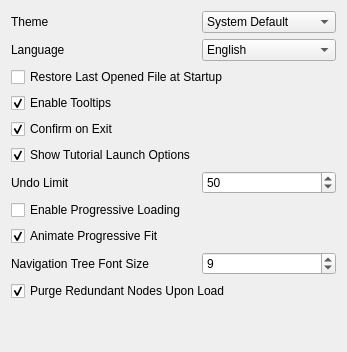
     <widget class="QWidget" name="tabGeneral">
      <attribute name="title">
       <string>General</string>
      </attribute>
      <layout class="QGridLayout" name="gridLayout_17">
       <item row="0" column="0">
        <layout class="QGridLayout" name="gridLayout_2">
         <item row="3" column="0" colspan="2">
          <widget class="QCheckBox" name="checkRestoreLastFile">
           <property name="text">
            <string>Restore Last Opened File at Startup</string>
           </property>
          </widget>
         </item>
         <item row="7" column="0">
          <widget class="QLabel" name="labelUndoLimit">
           <property name="text">
            <string>Undo Limit</string>
           </property>
          </widget>
         </item>
         <item row="4" column="0">
          <widget class="QCheckBox" name="checkTooltips">
           <property name="text">
            <string>Enable Tooltips</string>
           </property>
           <property name="checked">
            <bool>true</bool>
           </property>
          </widget>
         </item>
         <item row="5" column="0">
          <widget class="QCheckBox" name="checkConfirmExit">
           <property name="text">
            <string>Confirm on Exit</string>
           </property>
           <property name="checked">
            <bool>true</bool>
           </property>
          </widget>
         </item>
         <item row="0" column="1">
          <widget class="QComboBox" name="comboBoxTheme">
           <property name="sizePolicy">
            <sizepolicy hsizetype="Expanding" vsizetype="Fixed">
             <horstretch>0</horstretch>
             <verstretch>0</verstretch>
            </sizepolicy>
           </property>
           <item>
            <property name="text">
             <string>System Default</string>
            </property>
           </item>
           <item>
            <property name="text">
             <string>Light</string>
            </property>
           </item>
           <item>
            <property name="text">
             <string>Dark</string>
            </property>
           </item>
           <item>
            <property name="text">
             <string>Dark Orange</string>
            </property>
           </item>
           <item>
            <property name="text">
             <string>Dracula</string>
            </property>
           </item>
           <item>
            <property name="text">
             <string>Eclippy</string>
            </property>
           </item>
           <item>
            <property name="text">
             <string>Gruvbox Fusion</string>
            </property>
           </item>
           <item>
            <property name="text">
             <string>Light Gray</string>
            </property>
           </item>
           <item>
            <property name="text">
             <string>Manjaroness</string>
            </property>
           </item>
           <item>
            <property name="text">
             <string>Material Dark</string>
            </property>
           </item>
           <item>
            <property name="text">
             <string>Monokai</string>
            </property>
           </item>
           <item>
            <property name="text">
             <string>Nord Fusion</string>
            </property>
           </item>
           <item>
            <property name="text">
             <string>One Dark</string>
            </property>
           </item>
           <item>
            <property name="text">
             <string>Solarized Dark</string>
            </property>
           </item>
           <item>
            <property name="text">
             <string>Solarized Light</string>
            </property>
           </item>
           <item>
            <property name="text">
             <string>Takezo</string>
            </property>
           </item>
           <item>
            <property name="text">
             <string>Tokyo Night Fusion</string>
            </property>
           </item>
          </widget>
         </item>
         <item row="1" column="0">
          <widget class="QLabel" name="labelLanguage">
           <property name="sizePolicy">
            <sizepolicy hsizetype="Minimum" vsizetype="Preferred">
             <horstretch>0</horstretch>
             <verstretch>0</verstretch>
            </sizepolicy>
           </property>
           <property name="text">
            <string>Language</string>
           </property>
          </widget>
         </item>
         <item row="1" column="1">
          <widget class="QComboBox" name="comboBoxLanguage">
           <property name="sizePolicy">
            <sizepolicy hsizetype="Expanding" vsizetype="Fixed">
             <horstretch>0</horstretch>
             <verstretch>0</verstretch>
            </sizepolicy>
           </property>
           <item>
            <property name="text">
             <string>English</string>
            </property>
           </item>
           <item>
            <property name="text">
             <string>French</string>
            </property>
           </item>
           <item>
            <property name="text">
             <string>German</string>
            </property>
           </item>
           <item>
            <property name="text">
             <string>Spanish</string>
            </property>
           </item>
           <item>
            <property name="text">
             <string>Italian</string>
            </property>
           </item>
          </widget>
         </item>
         <item row="7" column="1">
          <widget class="QSpinBox" name="spinBoxUndoLimit">
                      <property name="toolTip">
            <string>Maximum number of undo steps kept in history</string>
           </property>
           <property name="frame">
            <bool>true</bool>
           </property>
           <property name="minimum">
            <number>5</number>
           </property>
           <property name="maximum">
            <number>100</number>
           </property>
           <property name="value">
            <number>50</number>
           </property>
          </widget>
         </item>
         <item row="0" column="0">
          <widget class="QLabel" name="labelTheme">
           <property name="text">
            <string>Theme</string>
           </property>
          </widget>
         </item>
         <item row="6" column="0">
          <widget class="QCheckBox" name="checkTutorialLaunch">
           <property name="toolTip">
            <string>When checked, applying Settings resets the tutorial's &quot;remember my
choice&quot; preference, so the launch-method prompt (Dialog
Window / Web Browser) is asked again next time.</string>
           </property>
           <property name="text">
            <string>Show Tutorial Launch Options</string>
           </property>
           <property name="checked">
            <bool>true</bool>
           </property>
          </widget>
         </item>
         <item row="8" column="0" colspan="2">
          <widget class="QCheckBox" name="checkProgressiveLoading">
                      <property name="toolTip">
            <string>Display large models incrementally as they load, instead of
all at once</string>
           </property>
           <property name="text">
            <string>Enable Progressive Loading</string>
           </property>
          </widget>
         </item>
         <item row="9" column="0" colspan="2">
          <widget class="QCheckBox" name="checkAnimateProgressiveFit">
                      <property name="toolTip">
            <string>Animate the camera fit as progressively-loaded meshes arrive</string>
           </property>
           <property name="text">
            <string>Animate Progressive Fit</string>
           </property>
           <property name="checked">
            <bool>true</bool>
           </property>
          </widget>
         </item>
         <item row="11" column="0" colspan="2">
          <widget class="QCheckBox" name="checkPurgeRedundantNodes">
           <property name="toolTip">
            <string>Automatically purge redundant single-mesh wrapper nodes after loading a model. Use Undo to restore the original hierarchy. Animated hierarchies are preserved. Applies to subsequent loads.</string>
           </property>
           <property name="text">
            <string>Purge Redundant Nodes Upon Load</string>
           </property>
           <property name="checked">
            <bool>true</bool>
           </property>
          </widget>
         </item>
         <item row="10" column="0">
          <widget class="QLabel" name="labelNavigationTreeFontSize">
           <property name="text">
            <string>Navigation Tree Font Size</string>
           </property>
          </widget>
         </item>
         <item row="10" column="1">
          <widget class="QSpinBox" name="spinBoxNavigationTreeFontSize">
           <property name="toolTip">
            <string>Point size of the Scene Tree / Navigation panel's text</string>
           </property>
           <property name="minimum">
            <number>7</number>
           </property>
           <property name="maximum">
            <number>16</number>
           </property>
           <property name="value">
            <number>9</number>
           </property>
          </widget>
         </item>
        </layout>
       </item>
       <item row="1" column="0">
        <spacer name="verticalSpacer">
         <property name="orientation">
          <enum>Qt::Orientation::Vertical</enum>
         </property>
         <property name="sizeHint" stdset="0">
          <size>
           <width>20</width>
           <height>40</height>
          </size>
         </property>
        </spacer>
       </item>
      </layout>
     </widget>
